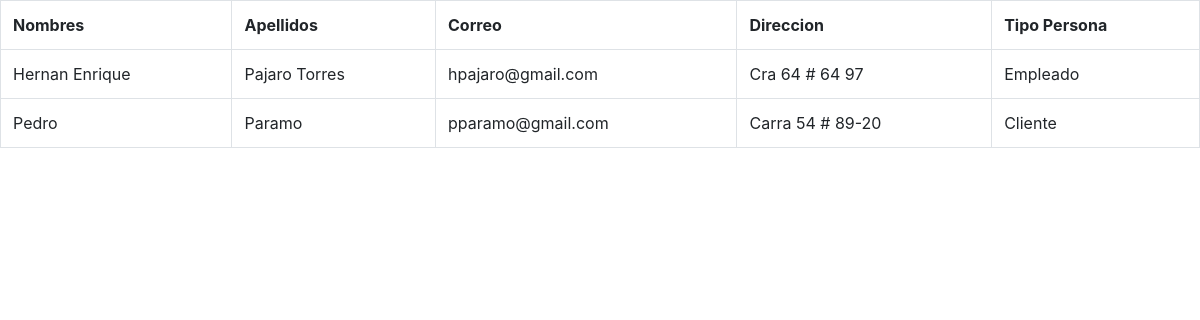
Page /index99.php on the committed database.
### tables this page shows
CREATE TABLE `personas` (
  `idpersona` int(11) NOT NULL,
  `identificacion` varchar(50) NOT NULL,
  `idTipoIdentificacion` int(11) NOT NULL,
  `nombres` varchar(100) NOT NULL,
  `apellidos` varchar(100) NOT NULL,
  `correo` varchar(100) NOT NULL,
  `direccion` varchar(100) DEFAULT NULL,
  `telefono` varchar(50) DEFAULT NULL,
  `idTipoPersona` int(11) DEFAULT NULL,
  `idEstadoPersona` int(11) DEFAULT NULL
);

CREATE TABLE `valorparametros` (
  `idValorParametro` int(11) NOT NULL,
  `idParametro` int(11) DEFAULT NULL,
  `valor` varchar(200) DEFAULT NULL,
  `orden` varchar(5) DEFAULT NULL,
  `estadoValorParametro` char(1) DEFAULT NULL,
  `idPadre` int(11) DEFAULT NULL
);

### servicios.php (called while the page is built, shortened)
<?php
class Conexion {
  private static $instancia = null;
  private $conn;
  private $host = 'localhost';
  private $user = 'root';
  private $pass = 'Algundia1';
  private $db = 'tienda1';
  private function __construct()
  {
  	try {
		    $this->conn = new PDO("mysql:host=$this->host;dbname=$this->db", $this->user, $this->pass);
		    $this->conn->setAttribute(PDO::ATTR_ERRMODE, PDO::ERRMODE_EXCEPTION);
		} catch(Exception $e) {
		    echo $e->getMessage();
		}
  }
  public static function getInstancia()
  {
    if(!self::$instancia)    {
      self::$instancia = new Conexion();
    }
    return self::$instancia;
  }
  public function getConexion() {
    return $this->conn;
  }
}
$dbi=Conexion::getInstancia();
$db = $dbi->getConexion();
function getValorParametro($id){
  global $db;
 $resp = $db->query("SELECT valor FROM valorParametros WHERE idValorParametro=$id");
 $row = $resp->fetch(PDO::FETCH_ASSOC);
 return $row["valor"];
}

### index99.php (the view, shortened to what this page needs)
<?php
include_once("servicios.php");
$queryResult = $db->query("SELECT * FROM personas");
?>
<!DOCTYPE html>
<html lang="es">
<head>
	<link rel="stylesheet" href="css/bootstrap.min.css">
	<link rel="stylesheet" href="css/estilos.css">
</head>
<body class="contenedor">
<table class="table table-bordered">
<tr>
  <th> Nombres </th>
  <th> Apellidos </th>
  <th> Correo </th>
   <th> Direccion </th>
   <th> Tipo Persona</th>
 </tr>
 <?php
 while($row = $queryResult->fetch(PDO::FETCH_ASSOC)) {
            echo '<tr>';
            echo '<td>' . $row['nombres'] . '</td>';
            echo '<td>' . $row['apellidos'] . '</td>';
            echo '<td>' . $row['correo'] . '</td>';
            echo '<td>' . $row['direccion'] . '</td>';
            echo '<td>' . getValorParametro($row["idTipoPersona"],$db). '</td>';
            echo '</tr>';
        }
?>
</table>
</body>
</html>

### css/estilos.css (style rules this page uses)
.contenedor { display: flex; flex-wrap: wrap; justify-content: center; }

### rows in the picture
personas: nombres "Hernan Enrique", apellidos "Pajaro Torres", correo "hpajaro@gmail.com", direccion "Cra 64 # 64 97", idTipoPersona.valor "Empleado"
personas: nombres "Pedro", apellidos "Paramo", correo "pparamo@gmail.com", direccion "Carra 54 # 89-20", idTipoPersona.valor "Cliente"
